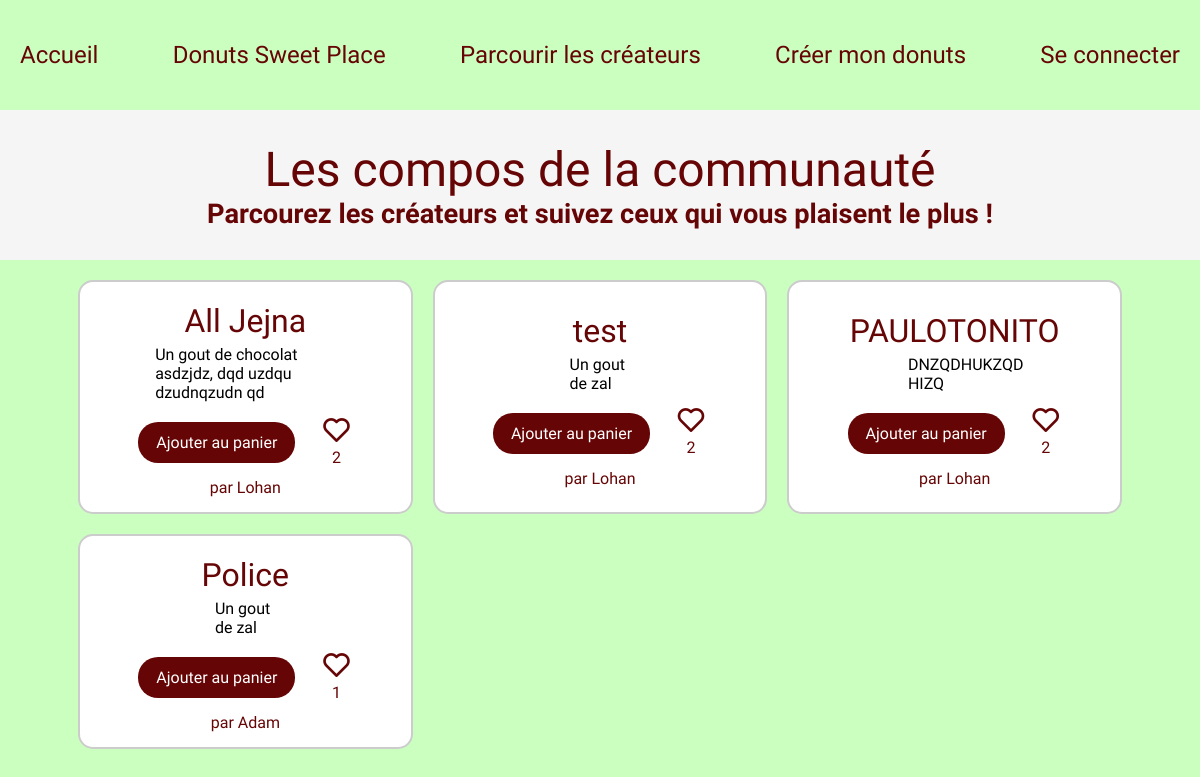
Page /parcourir.php on the earlier database version.
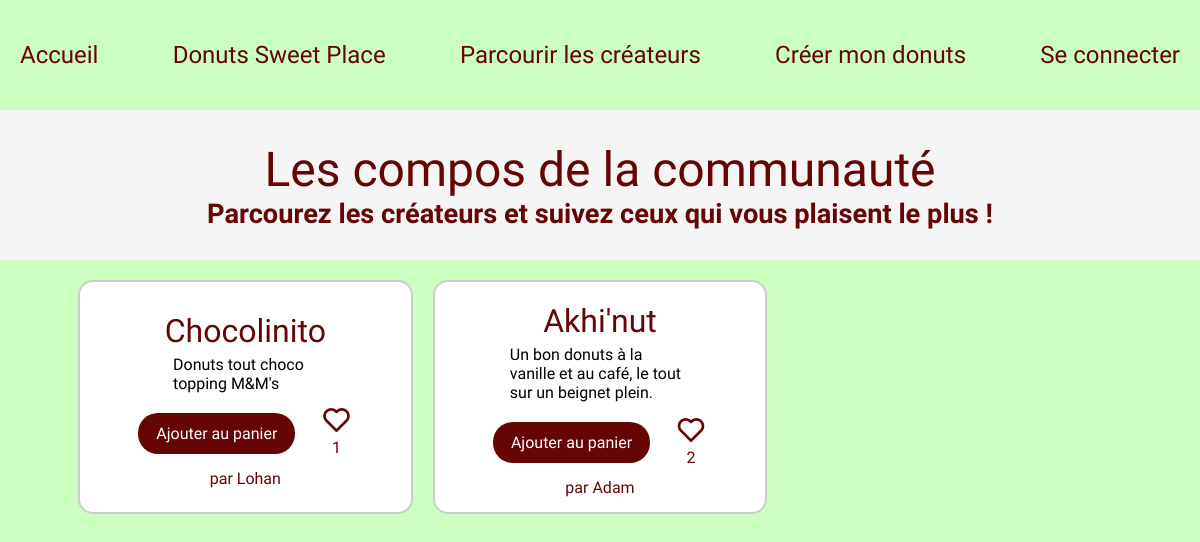
Same page on the later database version.
### tables this page shows
CREATE TABLE IF NOT EXISTS `compositions_donuts` (
  `id_composition` int NOT NULL AUTO_INCREMENT,
  `donut_name` varchar(50) NOT NULL,
  `id_beignet` int NOT NULL,
  `id_fourrage` int NOT NULL,
  `id_glacage` int NOT NULL,
  `id_topping` int NOT NULL,
  `id_createur` int NOT NULL,
  `image` text NOT NULL,
  `description` text NOT NULL,
  `type` varchar(20) NOT NULL,
  PRIMARY KEY (`id_composition`),
  KEY `fk_beignet` (`id_beignet`),
  KEY `fk_createur` (`id_createur`),
  KEY `fk_fourrage` (`id_fourrage`),
  KEY `fk_glacage` (`id_glacage`),
  KEY `fk_topping` (`id_topping`)
);

CREATE TABLE IF NOT EXISTS `users` (
  `id_user` int NOT NULL AUTO_INCREMENT,
  `login` varchar(30) NOT NULL,
  `mdp` varchar(90) NOT NULL,
  `photo` text NOT NULL,
  `description` text NOT NULL,
  `admin` int NOT NULL,
  PRIMARY KEY (`id_user`)
);

### parcourir.php (the view, shortened to what this page needs)
<?php
require 'config.php';
$userId = isset($_SESSION['id']) ? (int)$_SESSION['id'] : 0;
$sql = "
    SELECT c.id_composition,
           c.donut_name,
           c.image,
           c.description,
           u.id_user AS creator_id,
           u.login AS creator_name,
           COALESCE(l.likes, 0) AS likes,
           -- already_liked: 1 si l'utilisateur actuel a liké, 0 sinon
           EXISTS(
             SELECT 1 FROM fk_like f
             WHERE f.id_compositions_donuts = c.id_composition
               AND f.id_users = :userId
           ) AS already_liked
    FROM compositions_donuts c
    JOIN users u ON c.id_createur = u.id_user
    LEFT JOIN (
        SELECT id_compositions_donuts, COUNT(*) AS likes
        FROM fk_like
        GROUP BY id_compositions_donuts
    ) l ON l.id_compositions_donuts = c.id_composition
    ORDER BY c.id_composition DESC
";
$stmt = $pdo->prepare($sql);
$stmt->execute([':userId' => $userId]);
$donuts = $stmt->fetchAll(PDO::FETCH_ASSOC);
?>
<!DOCTYPE html>
<html lang="fr">
<head>
    <?php include 'css/links.php'; ?>
</head>
<body>
    <?php include 'header/header.php'; ?>
        <div class="welcome" style="border : none; height: 150px;">
        <div class="content"  style="border : none; height: 100px;" >
            <h1>Les compos de la communauté</h1>
            <p class='slogan'>Parcourez les créateurs et suivez ceux qui vous plaisent le plus !</p>
        </div>
    </div>
    <div class="tendances">
        <div class="cards-container">
            <?php foreach ($donuts as $donut): ?>
                <div class="card">
                    <h3><?= htmlspecialchars($donut['donut_name']) ?></h3>
                    <div class="content">
                        <p class="compo"><?= htmlspecialchars($donut['description']) ?></p>
                    </div>
                    <div class="interaction">
                        <a href="addpanier.php?id=<?= $donut['id_composition'] ?>" class="btn">
                            Ajouter au panier
                        </a>
                        <div class="like">
                            <i class="btnlike bx <?= $donut['already_liked'] ? 'bxs-heart' : 'bx-heart' ?>"
   data-id="<?= $donut['id_composition'] ?>"
   data-liked="<?= $donut['already_liked'] ? '1' : '0' ?>"></i>
                            <p class="nb_like"><?= $donut['likes'] ?></p>
                        </div></div>
                        <a class='creator' href="profil.php?id=<?= $donut['creator_id'] ?>">par
                                <?= htmlspecialchars($donut['creator_name']) ?>
                            </a>
                    </div>
            <?php endforeach; ?>
        </div>
    </div>
</body>
</html>

Differences in the rows shown:
removed compositions_donuts: donut_name "All Jejna", description "Un gout de chocolat asdzjdz, dqd uzdqu dzudnqzudn qd", likes "2", id_createur.login "Lohan"
removed compositions_donuts: donut_name "test", description "Un gout de zal", likes "2", id_createur.login "Lohan"
changed compositions_donuts "Lohan": donut_name "PAULOTONITO" → "Chocolinito"; description "DNZQDHUKZQD HIZQ" → "Donuts tout choco topping M&M's"; likes "2" → "1"
changed compositions_donuts "Adam": donut_name "Police" → "Akhi'nut"; description "Un gout de zal" → "Un bon donuts à la vanille et au café, le tout sur un beignet plein."; likes "1" → "2"
